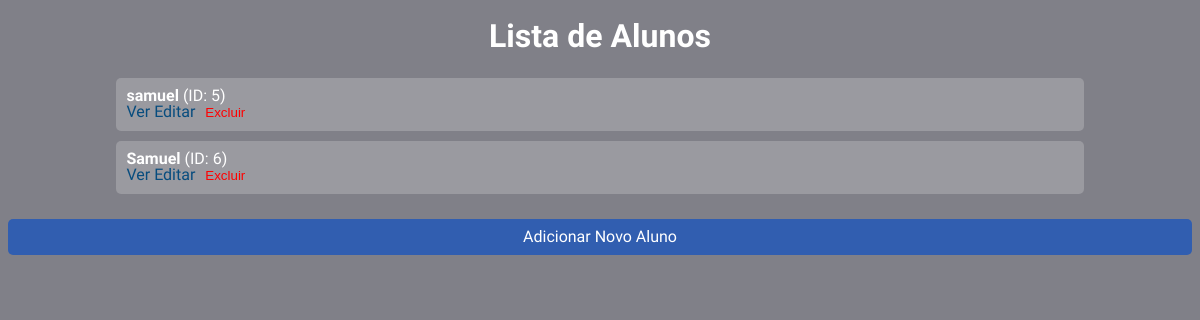
The app's page /alunos with its own data.
### models/alunos.py (models this page shows, shortened)
class Aluno(db.Model):
    __tablename__ = 'alunos'
    id = db.Column(db.Integer, primary_key=True)
    nome = db.Column(db.String(100), nullable=False)
    idade = db.Column(db.Integer)
    data_nascimento = db.Column(db.Date)
    nota_primeiro_semestre = db.Column(db.Float)
    nota_segundo_semestre = db.Column(db.Float)
    media_final = db.Column(db.Float)
    turma_id = db.Column(db.Integer, db.ForeignKey('turmas.id'))
    turma = db.relationship('Turma', back_populates='alunos')
    def to_dict(self):
        return {
            'id': self.id,
            'nome': self.nome,
            'idade': self.idade,
            'data_nascimento': self.data_nascimento,
            'nota_primeiro_semestre': self.nota_primeiro_semestre,
            'nota_segundo_semestre': self.nota_segundo_semestre,
            'media_final': self.media_final,
            'turma_id': self.turma_id
        }

### controller/alunos.py (the view)
@alunos_blueprint.route('/alunos', methods=['GET'])
def get_alunos():
    alunos = listar_alunos()
    return render_template("alunos/alunos.html", alunos=alunos)

### models/alunos.py (called while the page is built)
def listar_alunos():
    alunos = Aluno.query.all()
    return [aluno.to_dict() for aluno in alunos]

### templates/alunos/alunos.html (shortened to what this page needs)
<!DOCTYPE html>
<html lang="pt-BR">
<head>
  <link rel="stylesheet" href="global.css">
  <link rel="stylesheet" href="/styles/reset.css">
</head>
<body>
  <h1>Lista de Alunos</h1>
  <div class="lista-alunos">
    {% for aluno in alunos %}
      <div class="aluno">
        <strong>{{ aluno.nome }}</strong> (ID: {{ aluno.id }})
        <div>
          <a href="{{ url_for('alunos.get_aluno', id_aluno=aluno.id) }}">Ver</a>
          <a href="{{ url_for('alunos.editar_aluno_page', id_aluno=aluno.id) }}">Editar</a>
          <form action="{{ url_for('alunos.delete_aluno', id_aluno=aluno.id) }}" method="POST" style="display:inline;">
            <button type="submit" style="background:none; border:none; color:red; cursor:pointer;">Excluir</button>
          </form>
        </div>
      </div>
    {% endfor %}
  </div>
  <a href="{{ url_for('alunos.adicionar_aluno_page') }}" class="btn-adicionar">Adicionar Novo Aluno</a>
</body>
</html>

### styles/global.css (style rules this page uses)
body { background-color: rgb(128, 128, 136); font-family: "Signika", sans-serif; text-decoration: none; }

### templates/alunos/alunos.html (style rules this page uses)
body { background-color: rgb(128, 128, 136); font-family: "Signika", sans-serif; text-decoration: none; color: white; }
h1 { text-align: center; margin-top: 20px; }
.lista-alunos { display: flex; flex-direction: column; align-items: center; margin-top: 20px; }
.aluno { background-color: rgba(255, 255, 255, 0.2); padding: 10px; margin: 5px; border-radius: 5px; width: 80%; text-align: left; }
a { text-decoration: none; color: rgb(7, 76, 126); }
.btn-adicionar { display: block; margin: 20px auto; padding: 10px 20px; background-color: rgb(49, 94, 176); border: none; color: white; cursor: pointer; text-align: center; border-radius: 5px; }

### records on screen
Aluno: nome "samuel", id "5"
Aluno: nome "Samuel", id "6"
